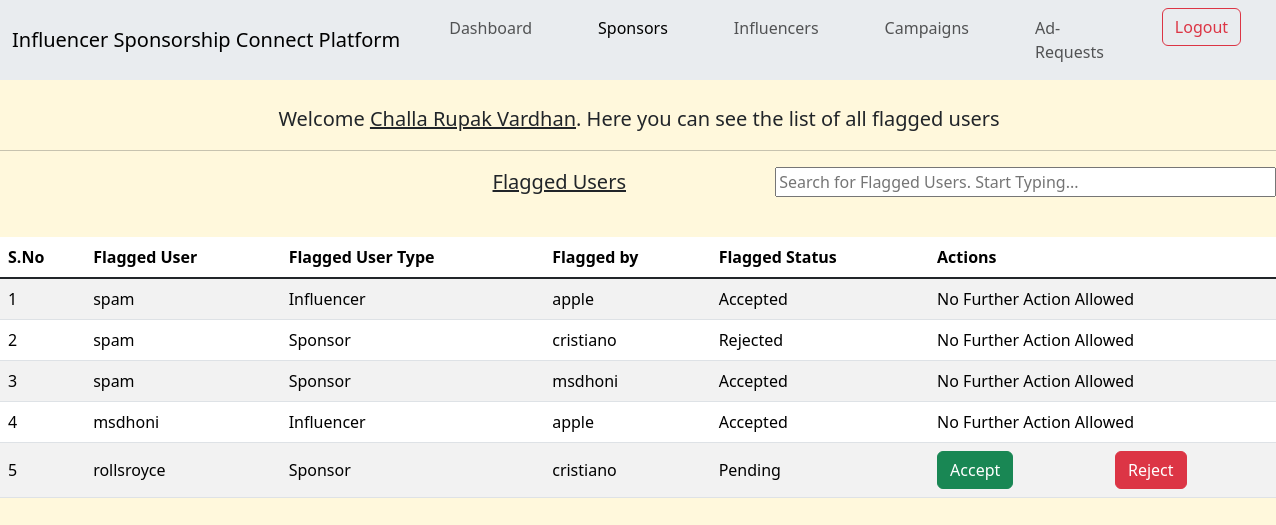
The app's page /admin/admin/dashboard (signed in) with its own data.
### models.py (models this page shows)
class Admins(db.Model):
    __tablename__ = 'admins'
    admin_id = db.Column(db.Integer,primary_key=True, autoincrement=True)
    admin_name = db.Column(db.String, nullable=False)
    admin_username = db.Column(db.String, nullable=False, unique=True)
    admin_password = db.Column(db.String, nullable=False)

class Flags(db.Model):
    __tablename__ = 'flags'
    flag_id = db.Column(db.Integer,primary_key=True, autoincrement=True)
    flag_user = db.Column(db.String, nullable=False)
    flag_user_type = db.Column(db.String, nullable=False)
    flag_created_by = db.Column(db.String, nullable=False)
    flag_status = db.Column(db.String, nullable=False)

### controllers/admin_controllers.py (the view, shortened to what this page needs)
@app.route('/admin/<admin_username>/dashboard', methods=['GET', 'POST'])
def admin_dashboard(admin_username):
    if session.get("USERNAME", None) is not None:
        if session['USERNAME'] != admin_username:
            flash("You are not authorized to view this page. Please Login with your account or signup", "danger")
            return redirect('/admin')
        if request.method=="POST" and request.form['submit'] == 'Logout':
            session.pop('USERNAME') # remove the username from the session
            flash('You have successfully logged out', 'success')
            return redirect('/')
        admin = Admins.query.filter_by(admin_username=admin_username).first()
        flags = Flags.query.all()
        return render_template('admin/admin_dashboard.html', admin=admin, flags=flags)
    else:
        flash("You need to Login to continue", "info")
        return redirect('/admin')

### templates/admin/admin_dashboard.html (shortened to what this page needs)
<!DOCTYPE html>
<html>
    <head>
        <link rel="stylesheet" href="../../static/css/home.css">
        <link href="https://cdn.jsdelivr.net/npm/bootstrap@5.3.3/dist/css/bootstrap.min.css" rel="stylesheet">
    </head>
    <body style="background-color: #fff8dc;">
        <nav class="navbar navbar-expand-lg bg-body-secondary">
            <div class="container-fluid">
              <a class="navbar-brand">Influencer Sponsorship Connect Platform</a>
              <div class="collapse navbar-collapse" id="navbarNavDropdown" style="justify-content:right">
                <ul class="navbar-nav">
                    <li class="nav-item">
                        <a class="nav-link" href="/admin/{{admin.admin_username}}/dashboard">Dashboard</a>
                      </li>
                  <li class="nav-item">
                    <a class="nav-link active" aria-current="page" href="/admin/{{admin.admin_username}}/sponsors">Sponsors</a>
                  </li>
                  <li class="nav-item">
                    <a class="nav-link" href="/admin/{{admin.admin_username}}/influencers">Influencers</a>
                  </li>
                  <li class="nav-item">
                    <a class="nav-link" href="/admin/{{admin.admin_username}}/campaigns">Campaigns</a>
                  </li>
                  <li class="nav-item">
                    <a class="nav-link" href="/admin/{{admin.admin_username}}/adrequests">Ad-Requests</a>
                  </li>
                  <li>
              <form class="d-flex" action='/admin/{{ admin.admin_username }}/sponsors' method='POST'>
                <button class="btn btn-outline-danger" type="submit" value='Logout' name='submit'>Logout</button>
              </form>
            </li>
            </div>
            </div>
          </nav>
         <br>
        <p style="font-size:20px; padding-left:2px;text-align:center"> Welcome <u>{{ admin.admin_name}}</u>. Here you can see the list of all flagged users</p>
        <hr>
        <div class=row>
          <div class="col-md-6" style="text-align:right">
              <p style="font-size:20px;"> <u>Flagged Users</u> </p>
          </div>
          <div class="col-md-6" style="text-align:right;">
            <input type="search" id="search" name="search" placeholder="Search for Flagged Users. Start Typing..." style="width:80%">
        </div>
      </div>
      <br>
      <div class="table-responsive">
        <table class="table table-hover table-striped align-middle" id="campaigns_table">
            <thead>
                <tr>
                    <th> S.No </th>
                    <th> Flagged User </th>
                    <th> Flagged User Type  </th>
                    <th> Flagged by </th>
                    <th> Flagged Status </th>
                    <th colspan='2'> Actions </th>
                </tr>
            </thead>
            <tbody class="table-group-divider">
                {% for flag in flags %}
                <tr>
                    <td> {{ loop.index }} </td>
                    <td> {{ flag.flag_user }} </td>
                    <td> {{ flag.flag_user_type }} </td>
                    <td> {{ flag.flag_created_by }} </td>
                    <td> {{ flag.flag_status }} </td>
                    {% if flag.flag_status == 'Pending' %}
                    <td><form action="/admin/{{ admin.admin_username }}/dashboard" method="POST">
                        <input type="submit" class="btn btn-success" value="Accept" name="submit" onclick="return confirmAccept()">
                    </form> </td>
                      <td> <form action="/admin/{{ admin.admin_username }}/dashboard" method="POST">
                        <input type="submit" class="btn btn-danger" value="Reject" name="submit" onclick="return confirmReject()">
                    </form></td>
                    {% else %}
                    <td colspan="2"> No Further Action Allowed </td>
                    {% endif %}
                </tr>
                {% endfor %}
            </tbody>
        </table>
    </div>
    </body>
</html>

### static/css/home.css (style rules this page uses)
.navbar-nav > li { padding-left:25px; padding-right:25px; }

### records on screen
Admins: admin_name "Challa Rupak Vardhan"
Flags: flag_user "spam", flag_user_type "Influencer", flag_created_by "apple", flag_status "Accepted", shows "No Further Action Allowed"
Flags: flag_user "spam", flag_user_type "Sponsor", flag_created_by "cristiano", flag_status "Rejected", shows "No Further Action Allowed"
Flags: flag_user "spam", flag_user_type "Sponsor", flag_created_by "msdhoni", flag_status "Accepted", shows "No Further Action Allowed"
Flags: flag_user "msdhoni", flag_user_type "Influencer", flag_created_by "apple", flag_status "Accepted", shows "No Further Action Allowed"
Flags: flag_user "rollsroyce", flag_user_type "Sponsor", flag_created_by "cristiano", flag_status "Pending"
